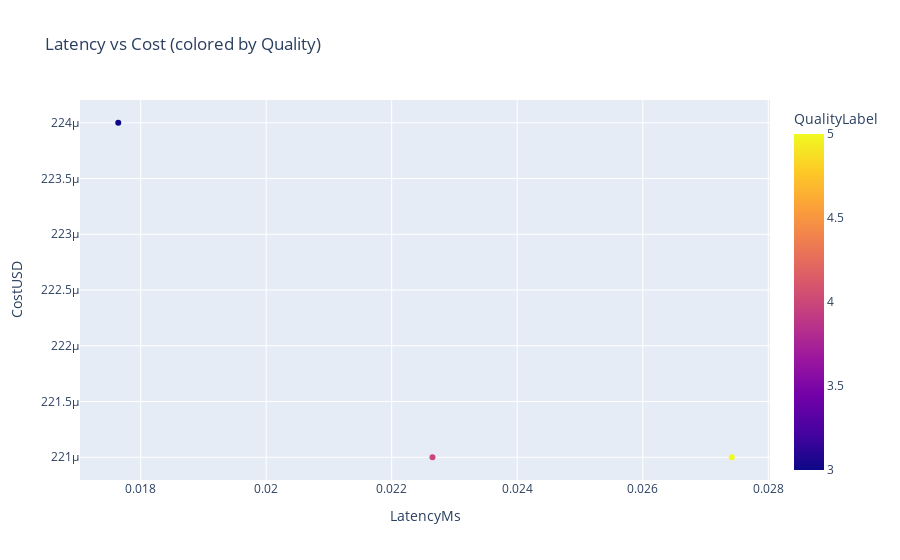

Notebook source saved alongside this figure:
### Markdown cell above
### Plotly: Interactive telemetry dashboard
Explore per-case latency and cost interactively.

### Code cell
fig = px.scatter(df_tel, x="LatencyMs", y="CostUSD", color="QualityLabel", hover_data=["CaseId", "InputTokens", "OutputTokens"], title="Latency vs Cost (colored by Quality)")
fig.show()

### Figure 1 — Plotly figure (JSON) as saved in the notebook; plotly's stock layout.template omitted (floating-point values rounded to 4 significant figures)
{"data": [{"customdata": [["500xx000001", 256, 62], ["500xx000001", 256, 62], ["500xx000002", 262, 62]], "hovertemplate": "LatencyMs=%{x}<br>CostUSD=%{y}<br>CaseId=%{customdata[0]}<br>InputTokens=%{customdata[1]}<br>OutputTokens=%{customdata[2]}<br>QualityLabel=%{marker.color}<extra></extra>", "legendgroup": "", "marker": {"color": [4, 5, 3], "coloraxis": "coloraxis", "symbol": "circle"}, "mode": "markers", "name": "", "orientation": "v", "showlegend": false, "type": "scatter", "x": [0.02265, 0.02742, 0.01764], "xaxis": "x", "y": [0.000221, 0.000221, 0.000224], "yaxis": "y"}], "layout": {"coloraxis": {"colorbar": {"title": {"text": "QualityLabel"}}, "colorscale": [[0, "#0d0887"], [0.1111, "#46039f"], [0.2222, "#7201a8"], [0.3333, "#9c179e"], [0.4444, "#bd3786"], [0.5556, "#d8576b"], [0.6667, "#ed7953"], [0.7778, "#fb9f3a"], [0.8889, "#fdca26"], [1, "#f0f921"]]}, "legend": {"tracegroupgap": 0}, "title": {"text": "Latency vs Cost (colored by Quality)"}, "xaxis": {"anchor": "y", "domain": [0, 1], "title": {"text": "LatencyMs"}}, "yaxis": {"anchor": "x", "domain": [0, 1], "title": {"text": "CostUSD"}}}}
